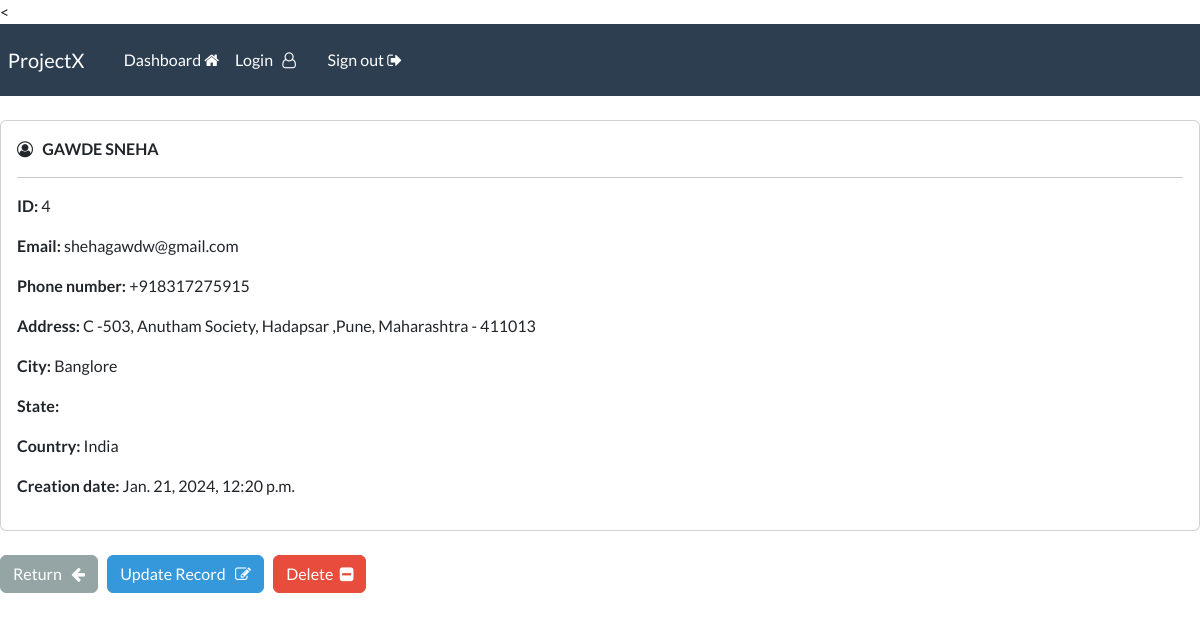
The app's page /record/4 (signed in) with its own data.
### webapp/models.py (models this page shows, shortened)
class Record(models.Model):
    creation_date = models.DateTimeField(auto_now_add=True)
    first_name = models.CharField(max_length=100)
    last_name = models.CharField(max_length=100)
    email = models.CharField(max_length=255)
    phone = models.CharField(max_length=20)
    address = models.CharField(max_length=300)
    city = models.CharField(max_length=255)
    state = models.CharField(max_length=200)
    country = models.CharField(max_length=135)

### webapp/views.py (the view)
# urls.py: path('record/<int:pk>', views.single, name="record"),
@login_required(login_url='my-login')
def single(request , pk):
        all_records = Record.objects.get(id=pk)
        context = {'record':all_records}
        return render(request, 'webapp/view-record.html', context=context)

### webapp/templates/webapp/view-record.html (shortened to what this page needs)
{% extends 'webapp/base.html' %}
{% block content %}
    <div class="card">
        <div class="card-body">
            <i class="fa fa-user-circle-o" aria-hidden="true"></i> &nbsp;
            <strong>
                {{record.last_name|upper}}
                {{record.first_name| upper}}
            </strong>
            <hr>
            <p> <strong> ID: </strong> {{record.id}} </p>
            <p> <strong> Email: </strong> {{record.email}} </p>
            <p> <strong> Phone number: </strong> {{record.phone}} </p>
            <p> <strong> Address: </strong> {{record.address}} </p>
            <p> <strong> City: </strong> {{record.city}} </p>
            <p> <strong> State: </strong> {{record.province}} </p>
            <p> <strong> Country: </strong> {{record.country}} </p>
            <p> <strong> Creation date: </strong> {{record.creation_date}} </p>
        </div>
    </div>
    <br>
    <a href="{% url 'dashboard' %}" class="btn btn-secondary"> Return &nbsp; <i class="fa fa-arrow-left" aria-hidden="true"></i> </a>
    <a href="{% url 'update-record' record.id%}" class="btn btn-info"> </i>Update Record &nbsp; <i class="fa fa-pencil-square-o" aria-hidden="true"></i> </a>
    <a href="{% url 'delete-record' record.id %}" class="btn btn-danger"> Delete &nbsp;<i class="fa fa-minus-square" aria-hidden="true"></i> </a>
{% endblock %}

### records on screen
Record: last_name "GAWDE", first_name "SNEHA", id "4", email "shehagawdw@gmail.com", phone "+918317275915", address "C -503, Anutham Society, Hadapsar ,Pune, Maharashtra - 411013", city "Banglore", country "India", creation_date "Jan. 21, 2024, 12:20 p.m."
